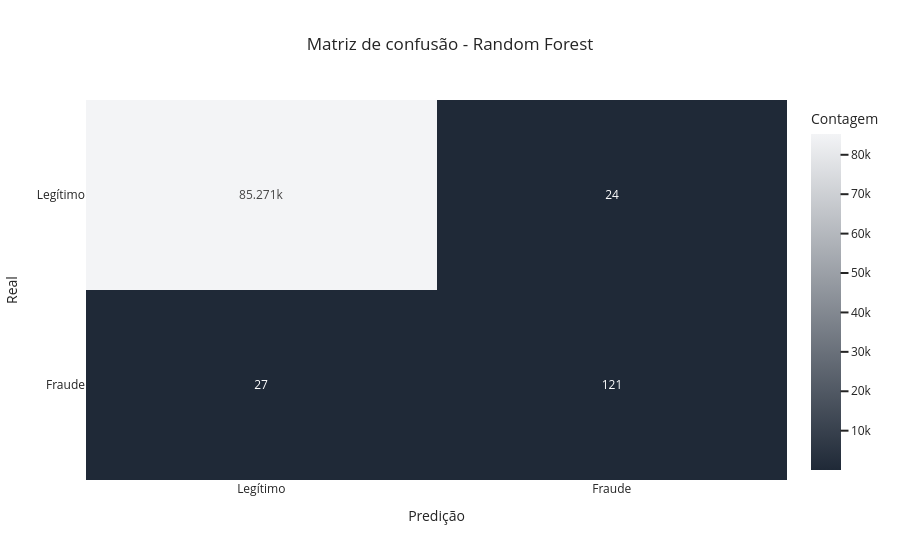

Notebook code cell kept with this figure:
### Code cell
# Teste do modelo de Random Forest
y_pred_rf = best_rf.predict(x_test)

# Avaliação do modelo com o teste
report_rf = classification_report(y_test, y_pred_rf)
print('Relatório de classificação do Random Forest')
print(report_rf)

# Matriz de confusão
conf_rf = confusion_matrix(y_test, y_pred_rf)
classes = ['Legítimo', 'Fraude']

fig = px.imshow(
    conf_rf,
    text_auto=True,
    aspect='auto',
    template='seaborn',
    x=classes,
    y=classes,
    labels= dict(x='Predição', y='Real', color='Contagem'),
    color_continuous_scale= color_scale,
    title='Matriz de confusão - Random Forest'

)
fig.show()

### Figure 1 — Plotly figure (JSON) as saved in the notebook; plotly's stock layout.template omitted (floating-point values rounded to 4 significant figures)
{"data": [{"coloraxis": "coloraxis", "name": "0", "texttemplate": "%{z}", "x": ["Legítimo", "Fraude"], "y": ["Legítimo", "Fraude"], "z": [[85271, 24], [27, 121]], "type": "heatmap", "xaxis": "x", "yaxis": "y", "hovertemplate": "Predição: %{x}<br>Real: %{y}<br>Contagem: %{z}<extra></extra>"}], "layout": {"xaxis": {"anchor": "y", "domain": [0.0, 1.0], "title": {"text": "Predição"}}, "yaxis": {"anchor": "x", "domain": [0.0, 1.0], "autorange": "reversed", "title": {"text": "Real"}}, "coloraxis": {"colorbar": {"title": {"text": "Contagem"}}, "colorscale": [[0, "#1F2937"], [1, "#F3F4F6"]], "autocolorscale": false}, "title": {"text": "Matriz de confusão - Random Forest"}}}
